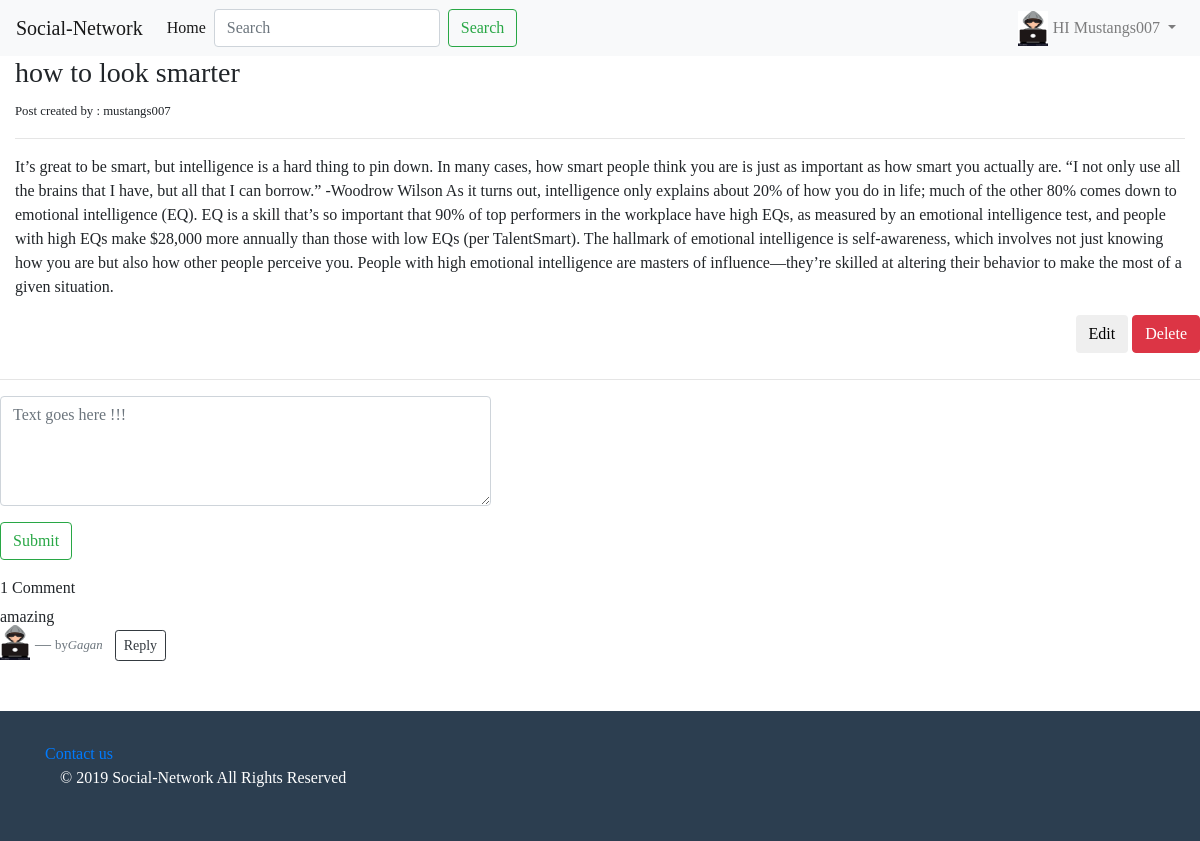
/blog/2/how-to-look-smarter/ (signed in), run on the app's committed database.
### blog/models.py (models this page shows, shortened)
class post(models.Model):
	objects = models.Manager()
	published = PublishedManager()
	STATUS=(
	('draft','Draft'),
	('published','Published',)
	)
	title=models.CharField(max_length=30)
	slug=models.SlugField(max_length=30)
	author=models.ForeignKey(User, related_name='blog_posts')
	body=models.TextField()
	likes=models.ManyToManyField(User, related_name="likes", blank=True)
	created=models.DateTimeField(auto_now_add=True)
	updated=models.DateTimeField(auto_now=True)
	status=models.CharField(max_length=10, choices=STATUS, default='draft')

class Comment(models.Model):
	Post = models.ForeignKey(post)
	user = models.ForeignKey(User)
	reply = models.ForeignKey('Comment', null=True, related_name="replies")
	content = models.TextField(max_length=160)
	timestamp = models.DateTimeField(auto_now_add=True)

### blog/views.py (the view)
# urls.py: url(r'^blog/(?P<id>\d+)/(?P<slug>[\w-]+)/$',views.post_detail, name="post_detail"),
def post_detail(request,id,slug):
	Post=get_object_or_404(post, id=id, slug=slug )
	comments = Comment.objects.filter(Post=Post, reply=None).order_by('-id')
	if request.method == "POST":
		comment_form = CommentForm(request.POST or None)
		if comment_form.is_valid():
			content = request.POST.get('content')
			reply_id = request.POST.get('comment_id')
			comment_qs = None
			if reply_id:
				comment_qs = Comment.objects.get(id=reply_id)
			comment = Comment.objects.create(Post=Post, user=request.user, content=content, reply=comment_qs)
			comment.save()
	else:
		comment_form= CommentForm()
	context={
	'Post':Post,
	'comments': comments,
	'comment_form': comment_form,
	}
	if request.is_ajax():
		html = render_to_string('blog/comments.html', context, request=request)
		return JsonResponse({'form': html})
	return render(request,'blog/post_detail.html',context)

### blog/forms.py
class CommentForm(forms.ModelForm):
    content = forms.CharField(label="", widget=forms.Textarea(attrs={'class': 'form-control', 'placeholder': 'Text goes here !!!', 'rows':'4', 'cols':'50'}))
    class Meta:
        model = Comment
        fields = ('content',)

### blog/templates/blog/post_detail.html (shortened to what this page needs)
{% extends 'blog/base.html' %}
{% block content %}
<div class="container-fluid">
<h3>{{ Post.title }}</h3>
<small>Post created by : {{ Post.author }}</small>
<hr>
<p>{{ Post.body }}</P>
</div>
{% if Post.author == request.user %}
<div class="section-1" style="float:right">
  <a href="{% url 'post_edit' id=Post.id %}">
    <button type="button" class="btn btn-outline.success">Edit</button>
  </a>
  <a href="{% url 'post_delete' id=Post.id %}" id="delete">
    <button type="button" class="btn btn-danger">Delete</button>
  </a>
</div>
{% endif %}
<br><br>
<hr>
<div class="main-comment-section">
 {% include 'blog/comments.html' %}
</div>
{% endblock %}

### blog/templates/blog/navbar.html (shortened to what this page needs)
<nav class="navbar navbar-expand-lg navbar-light bg-light">
<a class="navbar-brand" href="#">Social-Network</a>
<div class="collapse navbar-collapse" id="navbarSupportedContent">
  <ul class="navbar-nav mr-auto">
    <li class="nav-item active">
      <a class="nav-link" href="{% url 'post_list' %}">Home <span class="sr-only">(current)</span></a>
    </li>
    <form class="form-inline my-2 my-lg-0" action="{% url 'post_list' %}">
      <input class="form-control mr-sm-2" type="search" placeholder="Search" aria-label="Search" name='q'>
      <button class="btn btn-outline-success my-2 my-sm-0" type="submit">Search</button>
    </form>
  </ul>
  <ul class="navbar-nav">
    {% if request.user.is_authenticated %}
     <li class="nav-item dropdown">
      <a class="nav-link dropdown-toggle" href="#" id="navbarDropdown" role="button" data-toggle="dropdown" aria-haspopup="true" aria-expanded="false">
       {% if request.user.profile.photo %}
       <img src="{{ request.user.profile.photo.url }}" alt="" class="navbar-img">
       {% else %}
        <img src="/media/index.png" alt="" class="navbar-img">
       {% endif %}
       <span>HI {{ request.user|capfirst }}</span>
      </a>
    </li>
    {% else %}
    <li class="nav-item">
	<a href="{% url 'register' %}" class="nav-link">Register</a>
	</li>
    <a href="{% url 'user_login' %}" class="nav-link">Login</a>
    {% endif %}
 </ul>
</div>
</nav>

### blog/templates/blog/comments.html (shortened to what this page needs)
<div class="container-fluid mt-2">
  <div class="form-group row">
    <form  method="post" class="comment-form" action=".">
      {{ comment_form.as_p }}
      {% if request.user.is_authenticated %}
      <input type="submit" value="Submit" class="btn btn-outline-success">
      {% else %}
       <input type="submit"  value="Submit" class="btn btn-outline-success" disabled>
      {% endif %}
    </form>
  </div>
</div>
{{ comments.count }} Comment{{ comments|pluralize }}
{% for comment in comments %}
<blockquote class="blockquote">
<p class="mb-0"><small>{{ comment.content }}</small></p>
<footer class="blockquote-footer"><small>by<img src="/media/index.png" alt="" class="navbar-img"><cite title="Source Title">{{ comment.user|capfirst }}</cite></small>
  <button type="button" name="button" class="reply-btn btn btn-outline-dark btn-sm ml-2">Reply</button>
</footer>
</blockquote>
{% endfor %}

### static/blog/style.css (style rules this page uses)
html { position: relative; min-height: 100%; }
body { font-family: 'Lucida Casual','Comic Sans MS'; margin-bottom: 180px; }

### blog/templates/blog/navbar.html (style rules this page uses)
.navbar-img { width: 30px; height: 35px; float: left; background-size: auto 100%; margin-top: -5px; margin-right: 5px; }

### data on the page
post: title "how to look smarter", author "mustangs007", body "It’s great to be smart, but intelligence is a hard thing to pin down. In many cases, how smart people think you are is just as important as how smart you actually are. “I not only use all the brains that I have, but all that I can borrow.” -Woodrow Wilson As it turns out, intelligence only explains about 20% of how you do in life; much of the other 80% comes down to emotional intelligence (EQ). EQ is a skill that’s so important that 90% of top performers in the workplace have high EQs, as measured by an emotional intelligence test, and people with high EQs make $28,000 more annually than those with low EQs (per TalentSmart). The hallmark of emotional intelligence is self-awareness, which…"
Comment: content "amazing", user "Gagan"

### other printed values
{{ request.user|capfirst }} "Mustangs007"
{{ comments.count }} "1"
